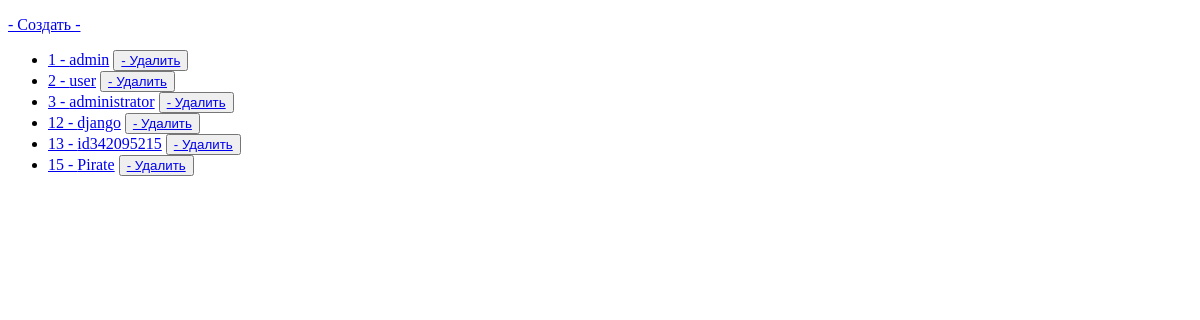
/adminapp/user/read/ (signed in), run on an earlier commit of the app's database.
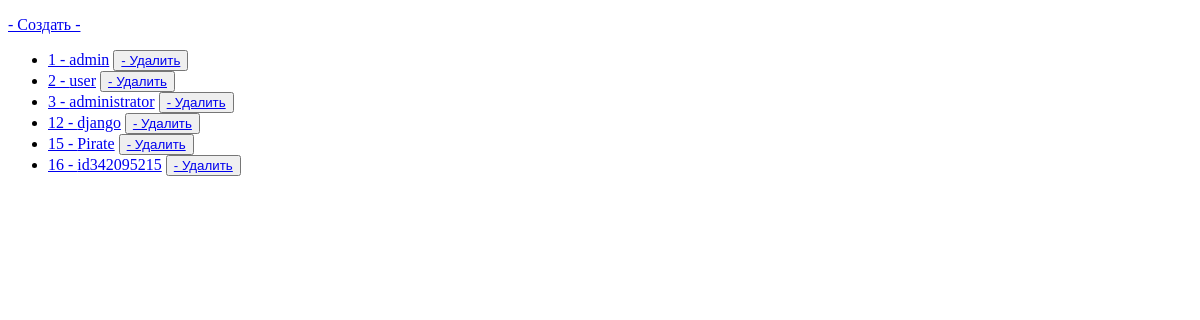
And on a later commit of the database.
### authapp/models.py (models this page shows, shortened)
class ShopUser(AbstractUser):
    class Meta:
        verbose_name = 'Пользователь'
        verbose_name_plural = 'Пользователи'
    avatar = models.ImageField(upload_to='user_avatars', blank=True)
    age = models.PositiveIntegerField(verbose_name='Возраст', default=18)
    activation_key = models.CharField(max_length=128, blank=True)
    activation_key_expires = models.DateTimeField(default=get_exp())
    def __str__(self):
        return self.username

### adminapp/views.py (the view)
# urls.py: path('user/read/', UserListView.as_view(), name='user'),
class UserListView(IsUserAdminView, ListView):
    model = ShopUser
    template_name = 'adminapp/list.html'
    def get_context_data(self, *, object_list=None, **kwargs):
        context = super().get_context_data()
        context.update({"title": 'Пользователи'})
        return context

### adminapp/views.py (called while the page is built)
    def test_func(self):
        return self.request.user.is_superuser

### adminapp/templates/adminapp/list.html (shortened to what this page needs)
{% extends 'adminapp/adminAppBase.html' %}
{% block body %}
    {% if title == 'Продукты' %}
        <p><a href="{% url 'adminapp:create' %}">- Создать -</a></p>
        <ul>
        {%  for obj in object_list %}
            <li>
                <a href="{% url 'adminapp:update' obj.pk %}">{{ obj.pk }} - {{ obj }}</a>
                <button><a href="{% url 'adminapp:delete' obj.pk %}"> - Удалить</a></button>
            </li>
        {% endfor %}
    </ul>
    {% elif title == 'Пользователи'%}
        <p><a href="{% url 'adminapp:user_create' %}">- Создать -</a></p>
        <ul>
        {%  for obj in object_list %}
            <li>
                <a href="{% url 'adminapp:user_update' obj.pk %}">{{ obj.pk }} - {{ obj }}</a>
                <button><a href="{% url 'adminapp:user_delete' obj.pk %}"> - Удалить</a></button>
            </li>
        {% endfor %}
        </ul>
    {% endif %}
{%  endblock %}

What changed in the data, as far as the page shows it:
removed ShopUser: pk "13", username "id342095215"
added ShopUser: pk "16", username "id342095215"
